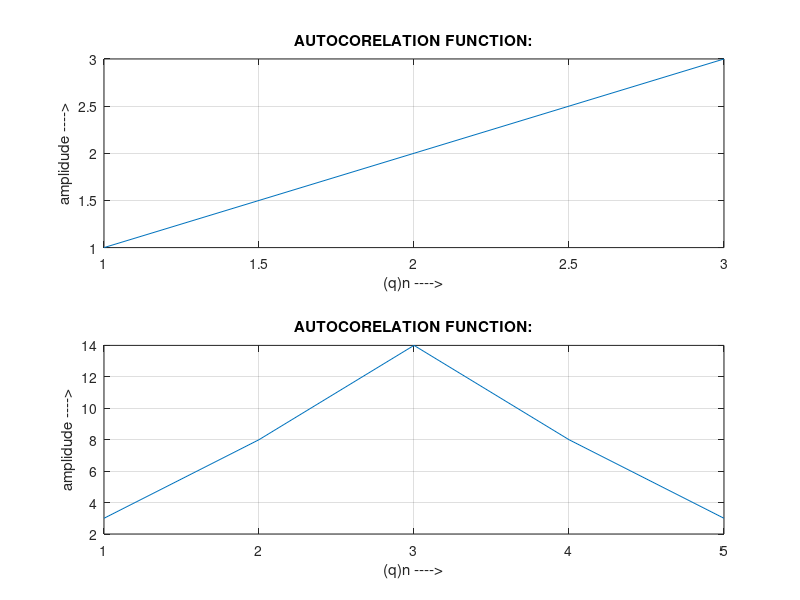

The MATLAB script that drew this image:
% PROGRAM TO SHOW AUTOCORELATION OF A FUNCTION
%x=input('enter the sequence')  ...1
x=[1 2 3]; %....2 
%either the eq. 1 or 2 is used to enter the sequence
y=xcorr(x,x);
subplot(2,1,1);
plot(x);
ylabel('amplidude ---->');
xlabel('(q)n ---->');
title('AUTOCORELATION FUNCTION:')
grid on;
subplot(2,1,2)
plot(y);
ylabel('amplidude ---->');
xlabel('(q)n ---->');
title('AUTOCORELATION FUNCTION:')
grid on;